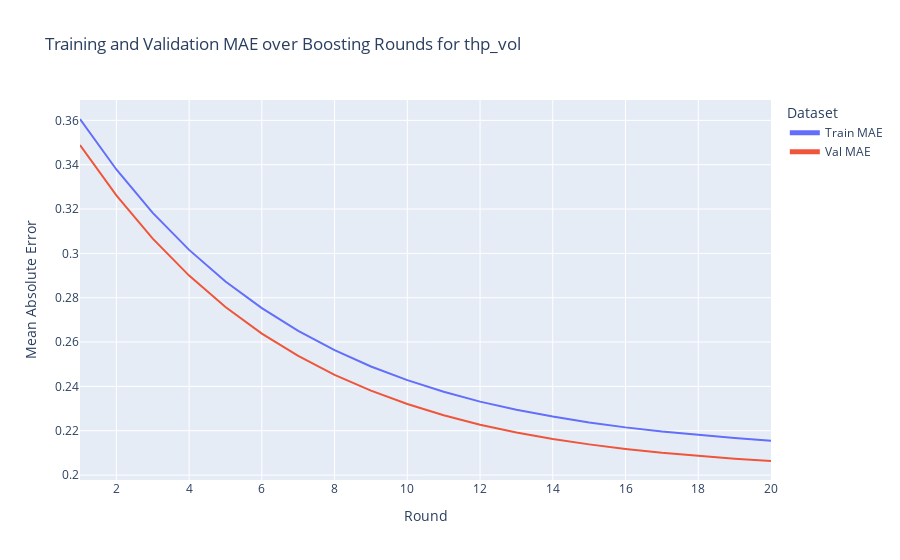
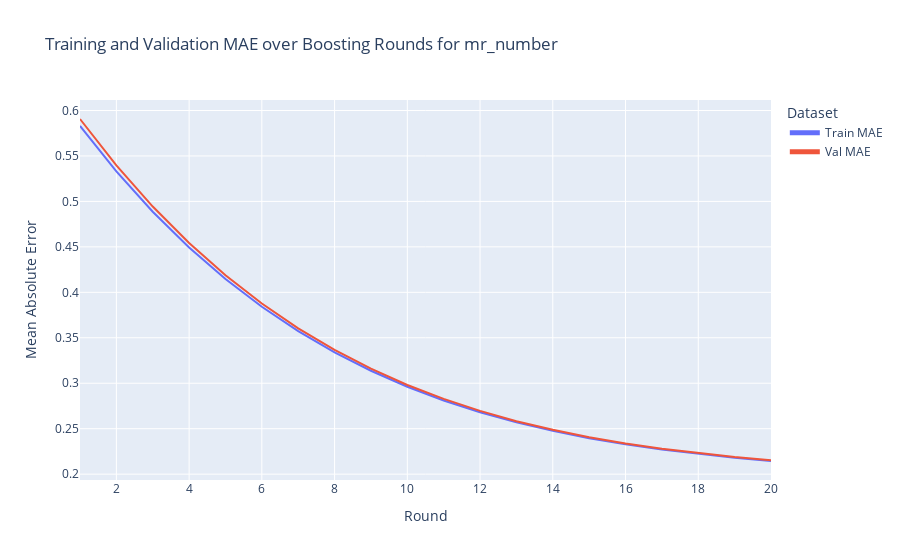

Source (notebook cell) for these figures, in order:
### Markdown cell above
## Evaluation and Logging

### Code cell
# %%
# Iterate through each model in models
for target, target_model in models.items():
    print(f"Processing target: {target}")

    # Predict
    train_preds = target_model.predict(X_train.to_pandas())
    val_preds = target_model.predict(X_val.to_pandas())

    # Compute MAE values
    train_mae = mean_absolute_error(y_train[target].to_pandas(), train_preds)
    val_mae = mean_absolute_error(y_val[target].to_pandas(), val_preds)

    # Log the best score to wandb
    # XGBoost does not have best_iteration attribute in scikit-learn API
    evals_result = target_model.evals_result()
    best_iteration = len(evals_result['validation_0']['mae'])  # Last iteration
    best_val_mae = evals_result['validation_1']['mae'][-1]
    best_train_mae = evals_result['validation_0']['mae'][-1]

    wandb.log({
        f'{target}_best_val_mae': best_val_mae,
        f'{target}_best_round': best_iteration,
        f'{target}_best_train_mae': best_train_mae
    })

    # Convert evaluation results to a DataFrame
    eval_df = pl.DataFrame({
        'Round': list(range(1, len(evals_result['validation_0']['mae']) + 1)),
        'Train MAE': evals_result['validation_0']['mae'],
        'Val MAE': evals_result['validation_1']['mae']
    })

    # Log eval_df to wandb
    wandb.log({f'{target}_eval_df': wandb.Table(data=eval_df.to_pandas())})

    # Plot the results using Plotly
    fig = px.line(
        eval_df.to_pandas(),
        x='Round',
        y=['Train MAE', 'Val MAE'],
        labels={'value': 'Mean Absolute Error'},
        title=f'Training and Validation MAE over Boosting Rounds for {target}'
    )

    fig.update_layout(
        legend=dict(
            title='Dataset',
            itemsizing='constant'
        )
    )

    # Log the plot to wandb
    wandb.log({f"{target}_MAE_Plot": fig})

    # Optionally, display the plot
    fig.show()

    print(f"Best Val MAE for {target}: {best_val_mae}")
    print(f"Round: {best_iteration}")

### Figure 1 — Plotly figure (JSON) as saved in the notebook; plotly's stock layout.template omitted (floating-point values rounded to 4 significant figures)
{"data": [{"hovertemplate": "variable=Train MAE<br>Round=%{x}<br>Mean Absolute Error=%{y}<extra></extra>", "legendgroup": "Train MAE", "line": {"color": "#636efa", "dash": "solid"}, "marker": {"symbol": "circle"}, "mode": "lines", "name": "Train MAE", "orientation": "v", "showlegend": true, "type": "scatter", "x": [1, 2, 3, 4, 5, 6, 7, 8, 9, 10, 11, 12, 13, 14, 15, 16, 17, 18, 19, 20], "xaxis": "x", "y": [0.3606, 0.3378, 0.3183, 0.3016, 0.2873, 0.2753, 0.2651, 0.2563, 0.249, 0.2428, 0.2375, 0.2331, 0.2294, 0.2264, 0.2237, 0.2215, 0.2196, 0.218, 0.2167, 0.2155], "yaxis": "y"}, {"hovertemplate": "variable=Val MAE<br>Round=%{x}<br>Mean Absolute Error=%{y}<extra></extra>", "legendgroup": "Val MAE", "line": {"color": "#EF553B", "dash": "solid"}, "marker": {"symbol": "circle"}, "mode": "lines", "name": "Val MAE", "orientation": "v", "showlegend": true, "type": "scatter", "x": [1, 2, 3, 4, 5, 6, 7, 8, 9, 10, 11, 12, 13, 14, 15, 16, 17, 18, 19, 20], "xaxis": "x", "y": [0.3489, 0.3261, 0.3066, 0.29, 0.2758, 0.2638, 0.2538, 0.2452, 0.2381, 0.2321, 0.227, 0.2227, 0.2192, 0.2163, 0.2138, 0.2118, 0.21, 0.2086, 0.2074, 0.2063], "yaxis": "y"}], "layout": {"legend": {"itemsizing": "constant", "title": {"text": "Dataset"}, "tracegroupgap": 0}, "title": {"text": "Training and Validation MAE over Boosting Rounds for thp_vol"}, "xaxis": {"anchor": "y", "domain": [0, 1], "title": {"text": "Round"}}, "yaxis": {"anchor": "x", "domain": [0, 1], "title": {"text": "Mean Absolute Error"}}}}

### Figure 2 — Plotly figure (JSON) as saved in the notebook; plotly's stock layout.template omitted (floating-point values rounded to 4 significant figures)
{"data": [{"hovertemplate": "variable=Train MAE<br>Round=%{x}<br>Mean Absolute Error=%{y}<extra></extra>", "legendgroup": "Train MAE", "line": {"color": "#636efa", "dash": "solid"}, "marker": {"symbol": "circle"}, "mode": "lines", "name": "Train MAE", "orientation": "v", "showlegend": true, "type": "scatter", "x": [1, 2, 3, 4, 5, 6, 7, 8, 9, 10, 11, 12, 13, 14, 15, 16, 17, 18, 19, 20], "xaxis": "x", "y": [0.5831, 0.533, 0.4886, 0.4494, 0.4146, 0.3842, 0.3574, 0.334, 0.3137, 0.2961, 0.2811, 0.2681, 0.257, 0.2476, 0.2396, 0.2328, 0.227, 0.2221, 0.218, 0.2145], "yaxis": "y"}, {"hovertemplate": "variable=Val MAE<br>Round=%{x}<br>Mean Absolute Error=%{y}<extra></extra>", "legendgroup": "Val MAE", "line": {"color": "#EF553B", "dash": "solid"}, "marker": {"symbol": "circle"}, "mode": "lines", "name": "Val MAE", "orientation": "v", "showlegend": true, "type": "scatter", "x": [1, 2, 3, 4, 5, 6, 7, 8, 9, 10, 11, 12, 13, 14, 15, 16, 17, 18, 19, 20], "xaxis": "x", "y": [0.5907, 0.5396, 0.4943, 0.4542, 0.4188, 0.3877, 0.3604, 0.3366, 0.316, 0.2981, 0.2828, 0.2696, 0.2583, 0.2488, 0.2406, 0.2337, 0.2279, 0.223, 0.2188, 0.2153], "yaxis": "y"}], "layout": {"legend": {"itemsizing": "constant", "title": {"text": "Dataset"}, "tracegroupgap": 0}, "title": {"text": "Training and Validation MAE over Boosting Rounds for mr_number"}, "xaxis": {"anchor": "y", "domain": [0, 1], "title": {"text": "Round"}}, "yaxis": {"anchor": "x", "domain": [0, 1], "title": {"text": "Mean Absolute Error"}}}}
